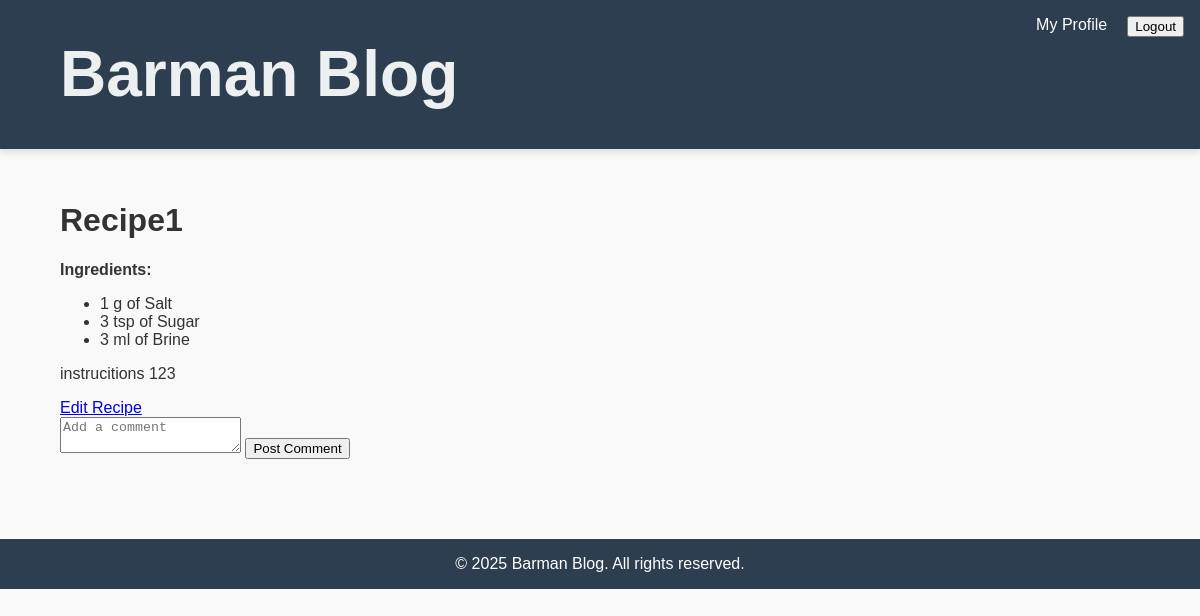
The app's page /recipes/2/ (signed in) with its own data.
### recipes/models.py (models this page shows, shortened)
class Recipe(models.Model):
    title = models.CharField(max_length=255)
    instructions = models.TextField()
    author = models.ForeignKey(User, on_delete=models.CASCADE, related_name='recipes')
    ingredients = models.ManyToManyField(Ingredient, through='RecipeIngredient')
    created_at = models.DateTimeField(auto_now_add=True)
    updated_at = models.DateTimeField(auto_now=True)

class RecipeIngredient(models.Model):
    recipe = models.ForeignKey(
        Recipe,
        on_delete=models.CASCADE,
        related_name='recipe_ingredients',  # Updated related_name for clarity
    )
    ingredient = models.ForeignKey(
        Ingredient,
        on_delete=models.CASCADE,
        related_name='recipe_ingredients',  # Updated related_name to avoid conflicts
    )
    quantity = models.DecimalField(max_digits=10, decimal_places=0)

class Ingredient(models.Model):
    name = models.CharField(max_length=255, unique=True)
    unit = models.CharField(max_length=20, choices=[('ml', 'Milliliters'), ('g', 'Grams'), ('tsp', 'Teaspoons'),
                                                    ('tbsp', 'Tablespoons'), ('piece', 'Piece')])

### recipes/views.py (the view)
# urls.py: path('recipes/<int:pk>/', views.recipe_detail, name='recipe_detail'),
def recipe_detail(request, pk):
    recipe = get_object_or_404(Recipe, pk=pk)
    if request.user.is_authenticated:
        return render(request, 'recipes/recipe_detail.html', {'recipe': recipe})
    else:
        return render(request, 'recipes/recipe_guest.html', {'recipe': recipe})

### templates/recipes/recipe_detail.html (shortened to what this page needs)
{% extends 'base.html' %}
{% block content %}
<h1>{{ recipe.title }}</h1>
<p><strong>Ingredients:</strong></p>
<ul>
    {% for recipe_ingredient in recipe.recipe_ingredients.all %}
        <li>
            {{ recipe_ingredient.quantity }} {{ recipe_ingredient.ingredient.unit }} of {{ recipe_ingredient.ingredient.name }}
        </li>
    {% empty %}
        <li>No ingredients found.</li>
    {% endfor %}
</ul>
<p>{{ recipe.instructions }}</p>
{% if user == recipe.author %}
    <a href="{% url 'edit_recipe' recipe.pk %}" class="btn">Edit Recipe</a>
{% endif %}
<form method="post" action="add_comment/">
    <textarea name="content" placeholder="Add a comment"></textarea>
    <button type="submit">Post Comment</button>
</form>
{% endblock %}

### templates/base.html (shortened to what this page needs)
{% load static %}
<!DOCTYPE html>
<html lang="en">
<head>
    <link rel="stylesheet" href="https://code.jquery.com/ui/1.12.1/themes/base/jquery-ui.css">
    <link rel="stylesheet" href="{% static 'css/styles.css' %}">
</head>
<body>
    <header class="site-header">
        <div class="container">
            <h1 class="site-title"><a href="{% url 'main_page' %}">Barman Blog</a></h1>
            <div class="auth-links">
                {% if user.is_authenticated %}
                    <a href="{% url 'profile_page' %}" class="btn">My Profile</a>
                    <form method="post" action="{% url 'logout' %}" style="display:inline;">
                        <button type="submit">Logout</button>
                    </form>
                {% else %}
                    <a href="{% url 'login' %}" class="btn">Login</a>
                    <a href="{% url 'signup' %}" class="btn">Sign Up</a>
                {% endif %}
            </div>
        </div>
    </header>
    <main class="site-main container">
        {% block content %}
        {% endblock %}
    </main>
    <footer class="site-footer">
        <div class="container">
            <p>&copy; 2025 Barman Blog. All rights reserved.</p>
        </div>
    </footer>
</body>
</html>

### static/css/styles.css (style rules this page uses)
body { font-family: 'Arial', sans-serif; margin: 0; padding: 0; background-color: #f9f9f9; color: #333; }
.container { width: 90%; max-width: 1200px; margin: 0 auto; }
.site-header { background-color: #2c3e50; color: white; padding: 1em 0; box-shadow: 0 4px 6px rgba(0, 0, 0, 0.1); position: relative; }
.site-title a { color: #ecf0f1; text-decoration: none; font-size: 2em; }
.auth-links { display: flex; gap: 15px; position: absolute; top: 1em; right: 1em; }
.auth-links a { color: white; text-decoration: none; }
.site-main { padding: 2em 0; }
.site-footer { background-color: #2c3e50; color: white; text-align: center; padding: 1em 0; margin-top: 2em; }
.site-footer p { margin: 0; font-size: 0.9em; }
@media only screen and (min-width: 1025px) { .site-title a { font-size: 2em; } }
@media only screen and (min-width: 1025px) { .auth-links { gap: 20px; } }
@media only screen and (min-width: 1025px) { .site-footer p { font-size: 1em; } }
@media only screen and (min-width: 1025px) { .site-main { padding: 2em 0; } }

### records on screen
Recipe: title "Recipe1", instructions "instrucitions 123"
RecipeIngredient: quantity "1", ingredient.unit "g", ingredient.name "Salt"
RecipeIngredient: quantity "3", ingredient.unit "tsp", ingredient.name "Sugar"
RecipeIngredient: quantity "3", ingredient.unit "ml", ingredient.name "Brine"
